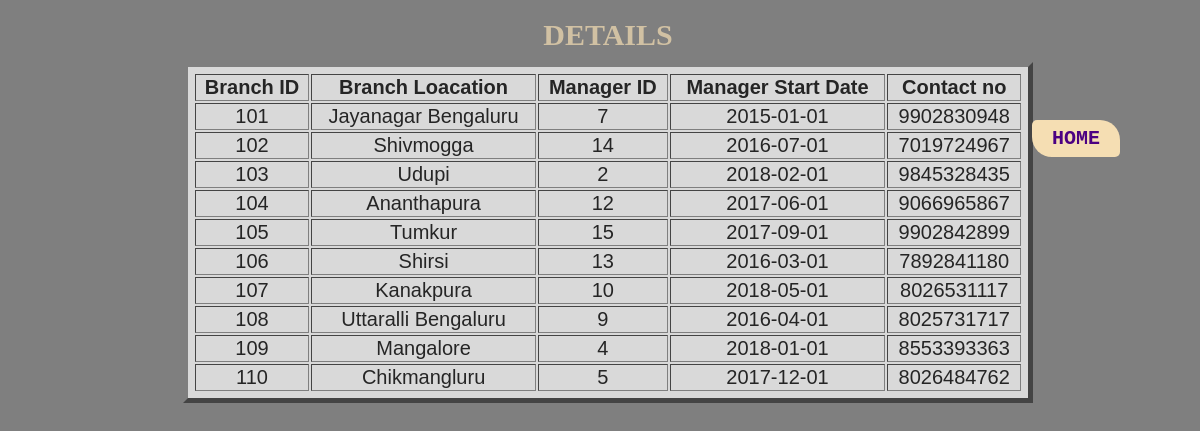
The app's page /displayb.php with its own data.
### tables this page shows
CREATE TABLE `branch` (
  `branch_id` int(5) NOT NULL,
  `branch_location` varchar(20) DEFAULT NULL,
  `mgr_id` int(5) DEFAULT NULL,
  `mgr_startdate` date DEFAULT NULL,
  `contact_no` bigint(11) DEFAULT NULL
);

### displayb.php (the view, shortened to what this page needs)
<!DOCTYPE html>
<html lang="">
<head>
        <link rel="stylesheet" href="mycs.css">
</head>
<body>
    <table width=850; border="5" align="center">
    <caption><h1>DETAILS</h1></caption>
        <tr>
            <th>Branch ID</th>
            <th>Branch Loacation</th>
            <th>Manager ID</th>
            <th>Manager Start Date</th>
            <th>Contact no</th>
            </tr>
        <?php
            $connection = mysqli_connect('localhost','root','','pet_care_center');
            $Query = "SELECT * FROM branch";
            $Execute = mysqli_query($connection, $Query);
            while($Datarows = mysqli_fetch_array($Execute))
            {
                $branch_id = $Datarows['branch_id'];
                $branch_location = $Datarows['branch_location'];
                $mgr_id = $Datarows['mgr_id'];
            	$mgr_startdate = $Datarows['mgr_startdate'];
                $contact_no= $Datarows['contact_no'];
                ?>
        <tr>
        <td><?php echo $branch_id; ?></td>
        <td><?php echo $branch_location; ?></td>
        <td><?php echo $mgr_id; ?></td>
        <td><?php echo $mgr_startdate; ?></td>
        <td><?php echo $contact_no; ?></td>
            </tr>
    <?php    } ?>
    </table>
    <h3> <a href="index.php">HOME</a></h3>
</body>
</html>

### mycs.css (style rules this page uses)
a { background-color: wheat; color:indigo; font-size: 20px; font-family: monospace; padding:7px 20px; border-radius: 5px 20px; text-decoration: none; position: absolute; right:80px; top:120px; }
h1,h2 { font-family: cursive; font-size: 30px; margin: 10px 00px ; text-decoration: none; color: wheat; }

### displayb.php (style rules this page uses)
table { padding: 5px; text-align: center; font-size: 20px; background-color: #ffffff; opacity: 0.7; }
h3 { margin-left: 75%; }
body { background:linear-gradient(rgba(0,0,0,0.5),rgba(0,0,0,0.5)), url(images/6309632422_068f46f94a_o.jpg); background-size: cover; width: 100%; display: table; font-family: sans-serif; }

### records on screen
branch: branch_id "101", branch_location "Jayanagar Bengaluru", mgr "7", mgr_startdate "2015-01-01", contact_no "9902830948"
branch: branch_id "102", branch_location "Shivmogga", mgr "14", mgr_startdate "2016-07-01", contact_no "7019724967"
branch: branch_id "103", branch_location "Udupi", mgr "2", mgr_startdate "2018-02-01", contact_no "9845328435"
branch: branch_id "104", branch_location "Ananthapura", mgr "12", mgr_startdate "2017-06-01", contact_no "9066965867"
branch: branch_id "105", branch_location "Tumkur", mgr "15", mgr_startdate "2017-09-01", contact_no "9902842899"
branch: branch_id "106", branch_location "Shirsi", mgr "13", mgr_startdate "2016-03-01", contact_no "7892841180"
branch: branch_id "107", branch_location "Kanakpura", mgr "10", mgr_startdate "2018-05-01", contact_no "8026531117"
branch: branch_id "108", branch_location "Uttaralli Bengaluru", mgr "9", mgr_startdate "2016-04-01", contact_no "8025731717"
branch: branch_id "109", branch_location "Mangalore", mgr "4", mgr_startdate "2018-01-01", contact_no "8553393363"
branch: branch_id "110", branch_location "Chikmangluru", mgr "5", mgr_startdate "2017-12-01", contact_no "8026484762"
